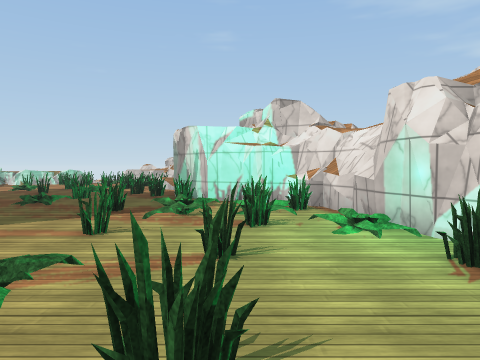
[1] (above)

16 first-person views from a walk through a 3-D level made in the Unity game engine. The camera is 1.4 m above the floor, tilts 2° down and sees 70° across. The floor is counted in squares, 2 m on a side. Each view is taken from the middle of a square. On the plan, view 1 faces up. The plan holds only what a view shows up to about 11 squares ahead; the rest is blank. The place goes on beyond the plan. The player is left out. Some animated figures are left out. Surface patterns are stand-ins for the level's own textures.

[2]
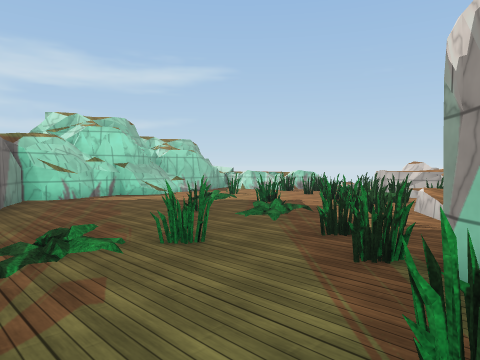

[3]
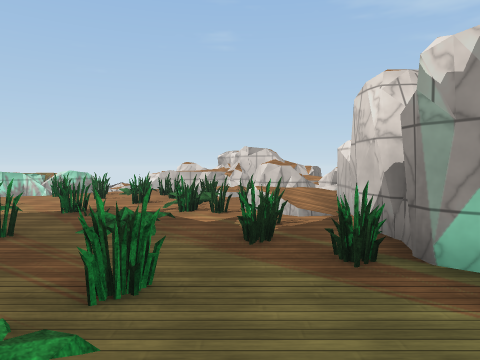

[4]
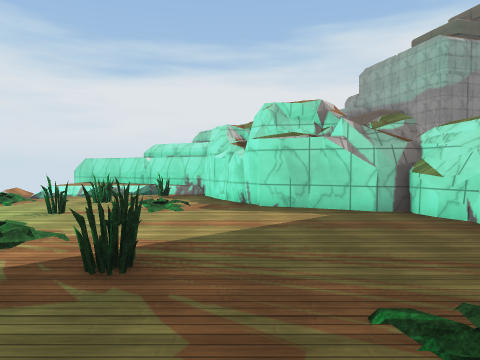

[5]
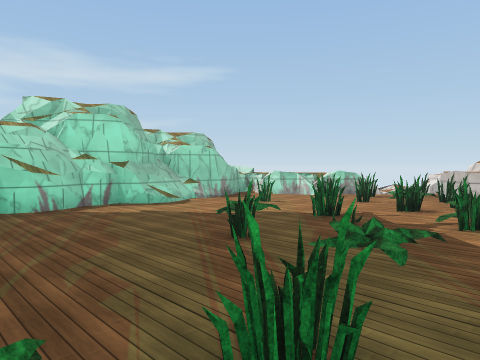

[6]
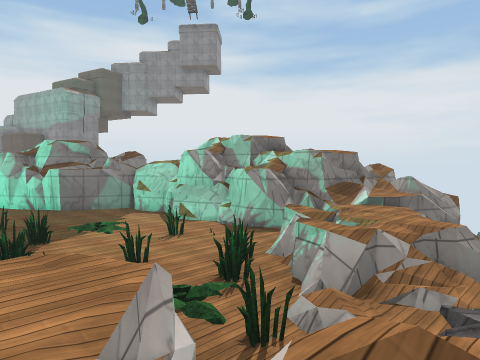

[7]
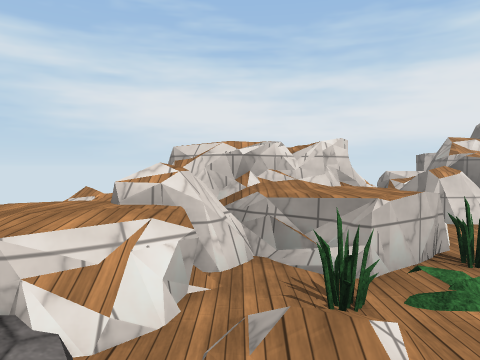

[8]
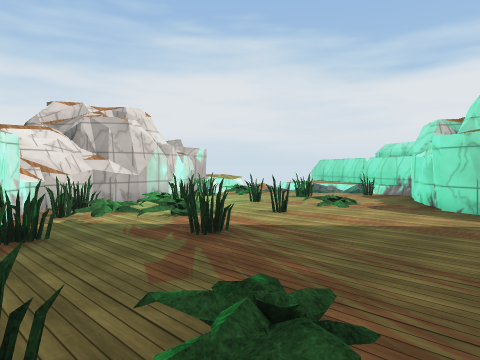

[9]
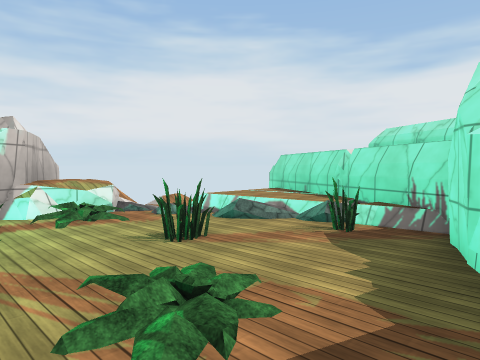

[10]
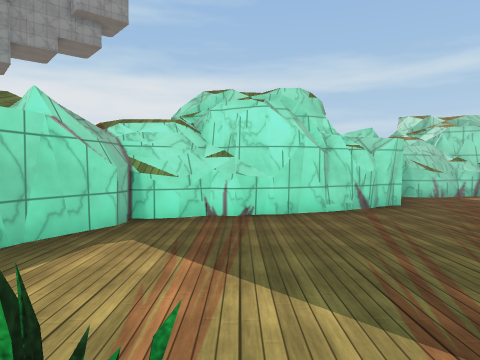

[11]
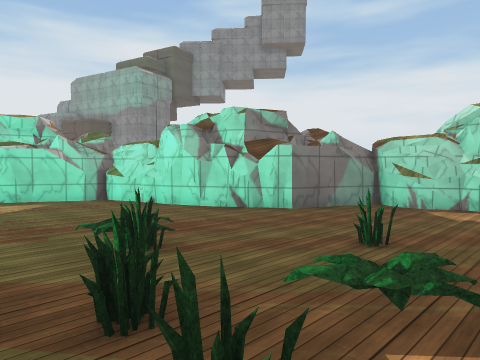

[12]
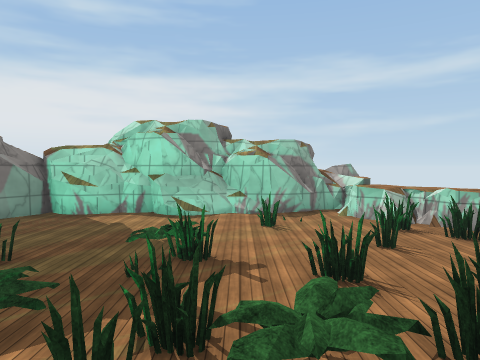

[13]
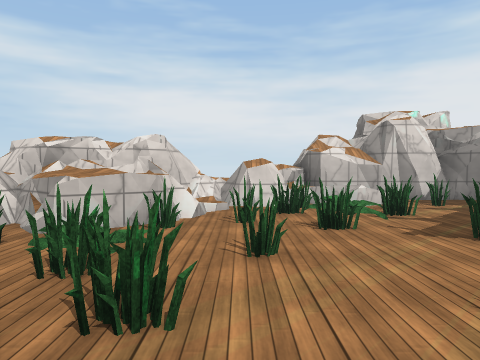

[14]
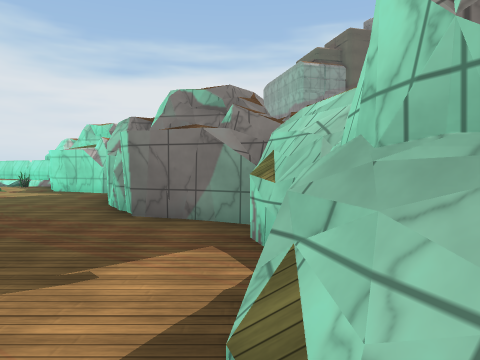

[15]
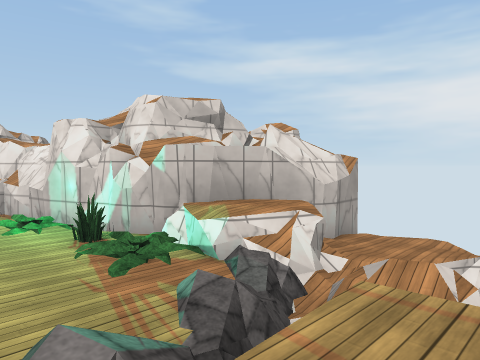

[16]
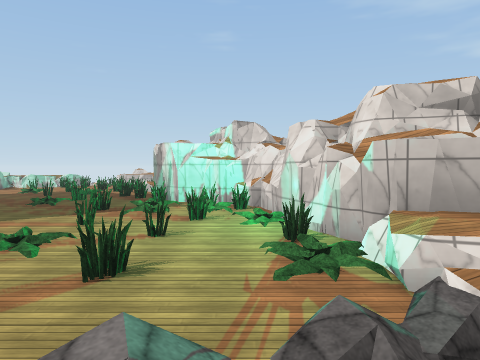

### Floor plan
Key: @ floor where view 1 was taken; # wall or solid block; x gap in a wall; . main floor; - floor 0.25 m lower than the main floor; : floor 0.5 m higher than the main floor; + floor 1 m higher than the main floor; * floor 1.25 m higher than the main floor; % floor 2.25 m higher than the main floor; & floor 3.75 m higher than the main floor; $ floor 4 m higher than the main floor; / step, stairs or slope; = window, fence, low wall or low ledge; ^ raised ledge; v drop or lower ground; P plant; R rock; O other object.
Columns run from 14 left of view 1 to 5 right of it. Each row starts with its distance up from view 1.
 19         v/=#
 18        R///#
 17      v///=^#
 16 vvvv/*==P^^#%v
 15  =#////PPP^/x+
 14 v=#=#/..PP./=#=
 13   #=#.O..PPP===
 12  ===#.P...P//###^
 11   ##v=.PPP.P/##
 10   =$v#....PP.#
  9   v&##...P.PP#
  8     =#....P..##
  7     #=#...P..P###
  6    v=###....P.PP#
  5     =###.....P..#
  4        ##...P.PP#
  3         #.....P.##
  2         ###.P...P#
  1           ##..P.P^##
  0            #..@./^-
 -1            ##P//v:v
 -2             ##::/
 -3              ###/
 -4                ###

Positions as (right, up) in squares from view 1, and headings:
1: (0, 0), facing up
2: (-1, 6), facing up-left
3: (-3, 6), facing up
4: (-3, 8), facing down
5: (-3, 7), facing up-left
6: (-4, 18), facing down-left
7: (-8, 17), facing right
8: (-5, 8), facing down-right
9: (-3, 3), facing down-right
10: (-1, 4), facing left
11: (-2, 11), facing down-left
12: (-2, 12), facing left
13: (-9, 14), facing right
14: (-9, 12), facing down
15: (0, -2), facing up-right
16: (1, -2), facing up
